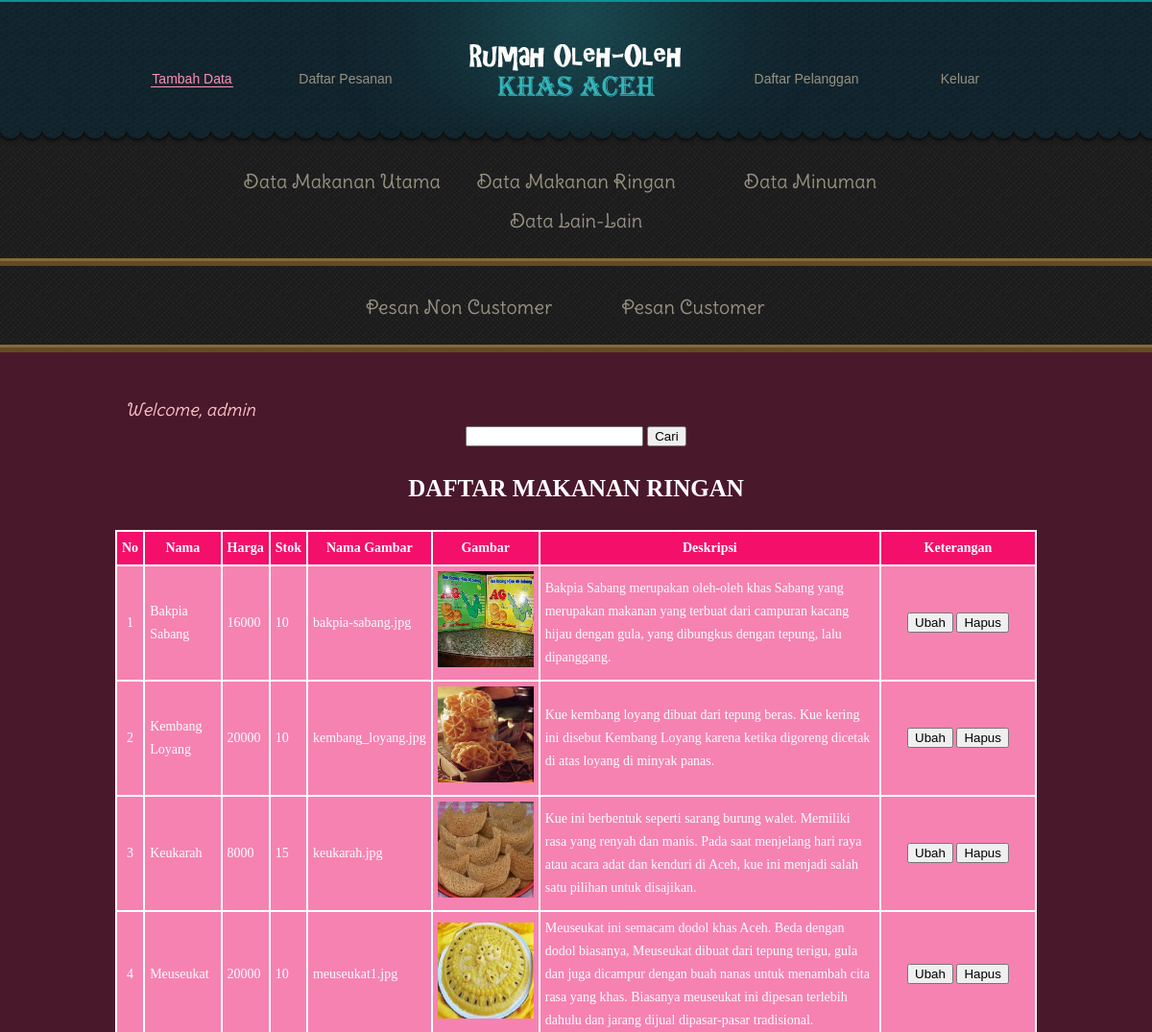
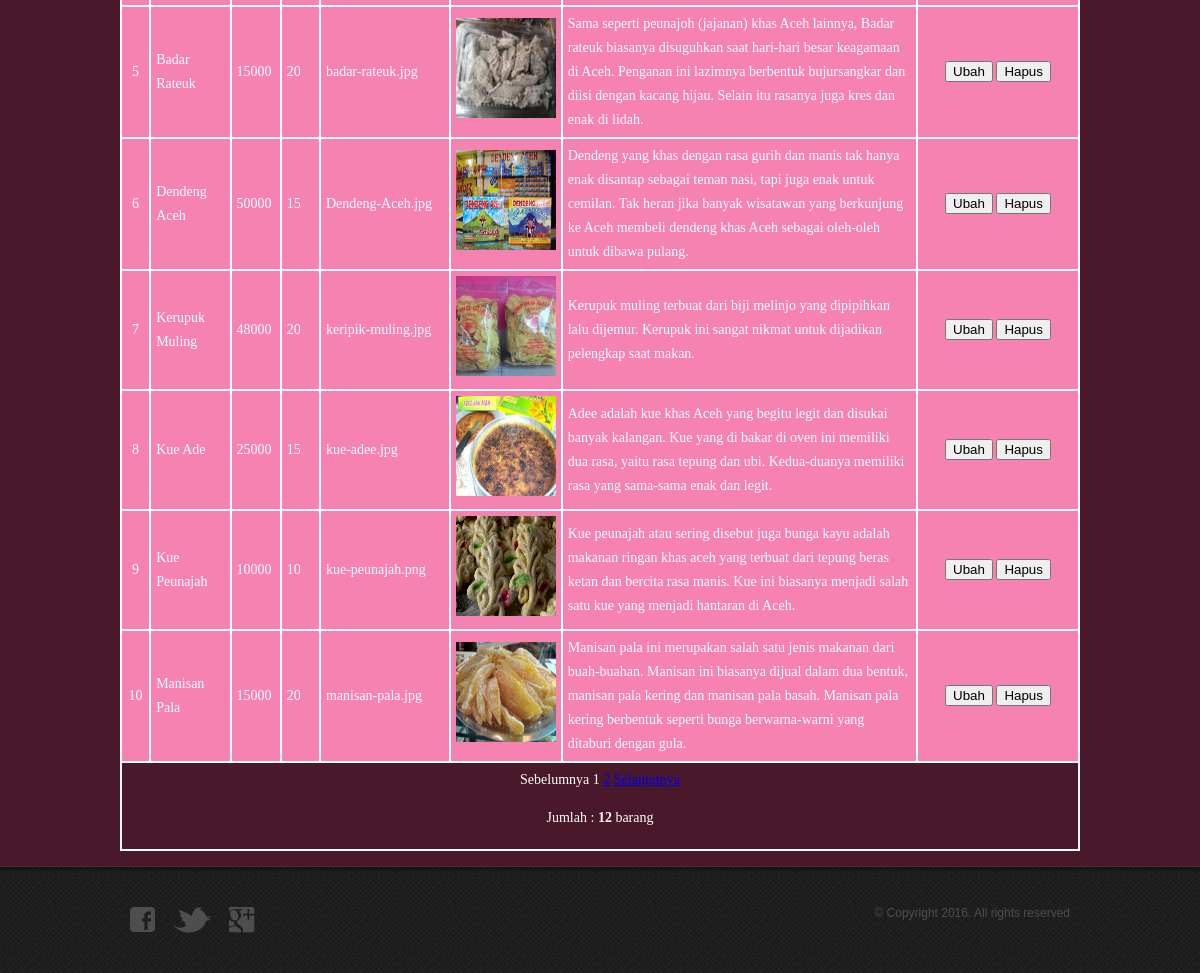
The page /admin/listsnack.php (signed in) on the database its author committed (2 pictures, top to bottom).
### tables this page shows
CREATE TABLE IF NOT EXISTS `barang` (
  `id_barang` int(5) NOT NULL AUTO_INCREMENT,
  `id_jenis` int(3) NOT NULL,
  `nama_barang` varchar(20) NOT NULL,
  `harga` int(10) NOT NULL,
  `stok` varchar(3) NOT NULL,
  `gambar` varchar(50) NOT NULL,
  `keterangan` varchar(300) NOT NULL,
  PRIMARY KEY (`id_barang`),
  KEY `barang_ibfk_1` (`id_jenis`)
);

### admin/listsnack.php (the view, shortened to what this page needs)
<!DOCTYPE html>
<?php
	$cari = $_GET ['cari'];
?>
<html>
<head>
	<link rel="stylesheet" type="text/css" href="../css/style.css">
</head>
<body>
<?php
	include "header.php";
	if ($cari == '')
	{
?>
	<div id="body">
		<div id="about">
		<h3>
			<?php
				echo"<i>Welcome, ".$_SESSION['username']." </i>";
			?>
		</h3>
			<center>
				<form method="get" action="listsnack.php">
				<center>
					<input type="text" name="cari">
					<input type="submit" name="submit" value="Cari" class="button">
				</center>
				</form>
			</center>
			<br><br>
			<h1 align="center"><b>DAFTAR MAKANAN RINGAN</b></h1>
			<br><br>
			<table border="1" align="center" bordercolor="#ffffff" cellspacing="0" cellpadding="5" width="100%" height="100%">
				<tr bgcolor="#f30f6a" align="center">
					<td><b>No</b></td>
					<td><b>Nama</b></td>
					<td><b>Harga</b></td>
					<td><b>Stok</b></td>
					<td><b>Nama Gambar</b></td>
					<td><b>Gambar</b></td>
					<td><b>Deskripsi</b></td>
					<td><b>Keterangan</b></td>
				</tr>
				<?php
					$batas   = 10;
					if(empty($_GET['halaman'])){
						$posisi  = 0;
						$halaman = 1;
					}
					else{
						$halaman= $_GET['halaman'];
						$posisi = ($halaman-1) * $batas;
					}
					$result = mysql_query("SELECT b.nama_barang, b.harga, b.stok, b.gambar, b.keterangan, b.id_barang
										   FROM barang b, jenis j
										   WHERE b.id_jenis = j.id_jenis AND j.id_jenis =2 LIMIT $posisi, $batas");
					$no = $posisi+1;
					while($cols = mysql_fetch_array($result))
					{
				echo"<tr bgcolor='#f682b1'>
					<td height='30' align='center'>" .$no."</td>
					<td>".$cols [0]."</td>
					<td>".$cols [1]."</td>
					<td>".$cols [2]."</td>
					<td>".$cols [3]."</td>
					<td>"?><img src="../barang/<?PHP echo $cols['gambar'];?>"/ width="100" height="100"></td>
					<?php
					echo"<td>".$cols [4]."</td>
					<td align='center' width='150'>
						<a href=\"editsnack.php?id=".$cols[5]."\"><button>Ubah</button></a>
						<a href=\"hapussnack.php?id=".$cols[5]."\" title=\"delete\" onclick=\"return confirm('Apakah Anda akan menghapus data ini?');\"><button>Hapus</button></a>
					</td>
				</tr>";
					$no++;
					}
					$tampil = mysql_query("SELECT b.nama_barang, b.harga, b.stok, b.gambar, b.keterangan
										   FROM barang b, jenis j
										   WHERE b.id_jenis = j.id_jenis AND j.id_jenis =2 GROUP BY b.nama_barang");
					$jmldata = mysql_num_rows($tampil);
					$jmlhal  = ceil($jmldata/$batas);
					echo"<tr>
						<td colspan='8' align=center>
						";
								if($halaman > 1){
									$prev=$halaman-1;
									echo "<span class=prevnext><a href=$_SERVER[PHP_SELF]?halaman=$prev&cari= id='font'>Sebelumnya </a></span> ";
								}
								else{
									echo "<center><span class=disabled id='font'>Sebelumnya </span>";
								}
								for($i=1;$i<=$jmlhal;$i++)
								if ($i != $halaman){
									echo " <a href=$_SERVER[PHP_SELF]?halaman=$i&cari= id='font'>$i</a> ";
								}
								else{
									echo "<span class=current id='font'>$i </span>";
								}
								if($halaman < $jmlhal){
									$next=$halaman+1;
									echo "<span class=prevnext><a href=$_SERVER[PHP_SELF]?halaman=$next&cari= id='font'> Selanjutnya</a></span>";
								}
								else{
									echo "<span class=disabled id='font'> Selanjutnya</span></center>";
								}
								echo "</div><p align=center id='font'>Jumlah : <b>$jmldata</b> barang</p>";
							?>
						</div>
	<?php }
		include "footer.php";
	?>
</body>
</html>

### css/style.css (style rules this page uses)
#body #about h1 b { color:#ffffff; font-size: 25px; font-family: 'georgia'; }
table { color: #ffffff; font-family: 'Georgia'; font-size: 14px; font-weight: normal; line-height: 24px; text-align:middle; border-style:solid; border-color:#ffffff; }
body { background: url(../images/bg-body.jpg) repeat left top; font-family: Arial, Helvetica, sans-serif; font-size: 14px; line-height: 1; margin: 0; min-width: 960px; padding: 0; }
a { outline: none; }
img { border: 0; }
#body { background: #4a182b; border-bottom: 1px solid #5f233a; min-height: 1050px; padding: 15px 0 15px; width: 100%; }
#body > div { margin: 0 auto; padding: 0; width: 960px; }
#body #about h1 { color: #fcc5c9; font-size: 24px; font-family: 'DeliusSwashCaps-Regular'; font-weight: normal; line-height: 30px; margin: 0; padding: 0 10px; }
#body #about h3 { color: #fcc5c9; font-size: 18px; font-family: 'DeliusSwashCaps-Regular'; font-weight: normal; margin: 0; padding: 36px 10px 8px; }

### rows shown on the page
barang: nama_barang "Bakpia Sabang", harga "16000", stok "10", gambar "bakpia-sabang.jpg", gambar (picture), keterangan "Bakpia Sabang merupakan oleh-oleh khas Sabang yang merupakan makanan yang terbuat dari campuran kacang hijau dengan gula, yang dibungkus dengan tepung, lalu dipanggang."
barang: nama_barang "Kembang Loyang", harga "20000", stok "10", gambar "kembang_loyang.jpg", gambar (picture), keterangan "Kue kembang loyang dibuat dari tepung beras. Kue kering ini disebut Kembang Loyang karena ketika digoreng dicetak di atas loyang di minyak panas."
barang: nama_barang "Keukarah", harga "8000", stok "15", gambar "keukarah.jpg", gambar (picture), keterangan "Kue ini berbentuk seperti sarang burung walet. Memiliki rasa yang renyah dan manis. Pada saat menjelang hari raya atau acara adat dan kenduri di Aceh, kue ini menjadi salah satu pilihan untuk disajikan."
barang: nama_barang "Meuseukat", harga "20000", stok "10", gambar "meuseukat1.jpg", gambar (picture), keterangan "Meuseukat ini semacam dodol khas Aceh. Beda dengan dodol biasanya, Meuseukat dibuat dari tepung terigu, gula dan juga dicampur dengan buah nanas untuk menambah cita rasa yang khas. Biasanya meuseukat ini dipesan terlebih dahulu dan jarang dijual dipasar-pasar tradisional."
barang: nama_barang "Badar Rateuk", harga "15000", stok "20", gambar "badar-rateuk.jpg", gambar (picture), keterangan "Sama seperti peunajoh (jajanan) khas Aceh lainnya, Badar rateuk biasanya disuguhkan saat hari-hari besar keagamaan di Aceh. Penganan ini lazimnya berbentuk bujursangkar dan diisi dengan kacang hijau. Selain itu rasanya juga kres dan enak di lidah."
barang: nama_barang "Dendeng Aceh", harga "50000", stok "15", gambar "Dendeng-Aceh.jpg", gambar (picture), keterangan "Dendeng yang khas dengan rasa gurih dan manis tak hanya enak disantap sebagai teman nasi, tapi juga enak untuk cemilan. Tak heran jika banyak wisatawan yang berkunjung ke Aceh membeli dendeng khas Aceh sebagai oleh-oleh untuk dibawa pulang."
barang: nama_barang "Kerupuk Muling", harga "48000", stok "20", gambar "keripik-muling.jpg", gambar (picture), keterangan "Kerupuk muling terbuat dari biji melinjo yang dipipihkan lalu dijemur. Kerupuk ini sangat nikmat untuk dijadikan pelengkap saat makan."
barang: nama_barang "Kue Ade", harga "25000", stok "15", gambar "kue-adee.jpg", gambar (picture), keterangan "Adee adalah kue khas Aceh yang begitu legit dan disukai banyak kalangan. Kue yang di bakar di oven ini memiliki dua rasa, yaitu rasa tepung dan ubi. Kedua-duanya memiliki rasa yang sama-sama enak dan legit."
barang: nama_barang "Kue Peunajah", harga "10000", stok "10", gambar "kue-peunajah.png", gambar (picture), keterangan "Kue peunajah atau sering disebut juga bunga kayu adalah makanan ringan khas aceh yang terbuat dari tepung beras ketan dan bercita rasa manis. Kue ini biasanya menjadi salah satu kue yang menjadi hantaran di Aceh."
barang: nama_barang "Manisan Pala", harga "15000", stok "20", gambar "manisan-pala.jpg", gambar (picture), keterangan "Manisan pala ini merupakan salah satu jenis makanan dari buah-buahan. Manisan ini biasanya dijual dalam dua bentuk, manisan pala kering dan manisan pala basah. Manisan pala kering berbentuk seperti bunga berwarna-warni yang ditaburi dengan gula."

### other values the page prints
$_SESSION['username'] "admin"
$jmldata "12"
